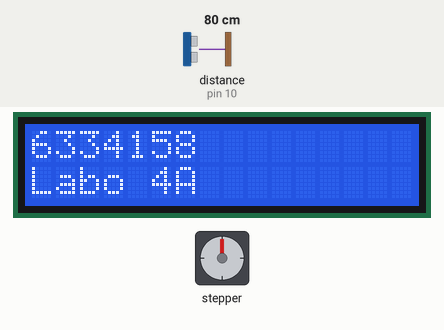
A sketch run on a simulated Arduino Uno, built with avr-gcc and run on an emulated ATmega328P. Shown: 16×2 character LCD, stepper motor. The inputs (shaded band) are chosen by the test bench; at power-on: distance to the obstacle (sensor on pin 10) 80 cm. The echo pulse lasts 58.3 µs per cm; stepper angles assume 2048 steps per turn; what the sketch prints to the serial monitor is not drawn.

Above: at 1.2 s.
1.3 s: distance to the obstacle (sensor on pin 10) set to 33 cm
At 2.6 s:
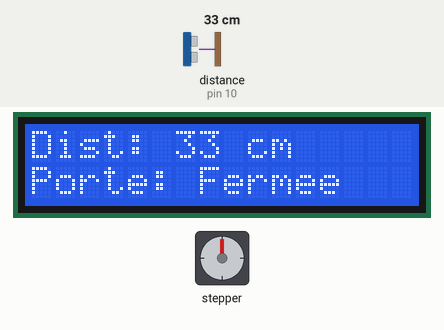
3.6 s: distance to the obstacle (sensor on pin 10) set to 27 cm
At 3.8 s:
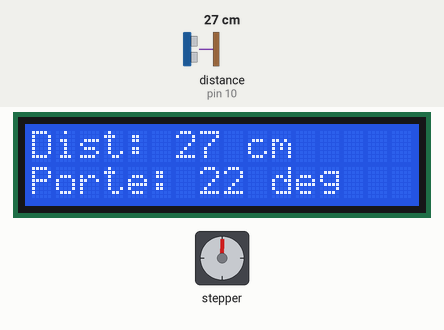
5.4 s: distance to the obstacle (sensor on pin 10) set to 55 cm
At 6.3 s:
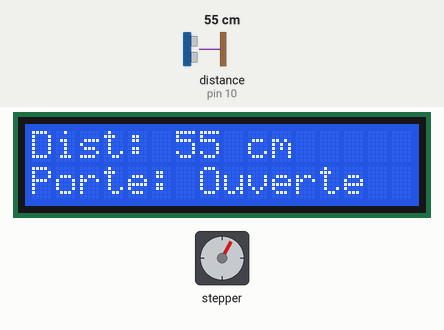
7.3 s: distance to the obstacle (sensor on pin 10) set to 63 cm
At 7.47 s:
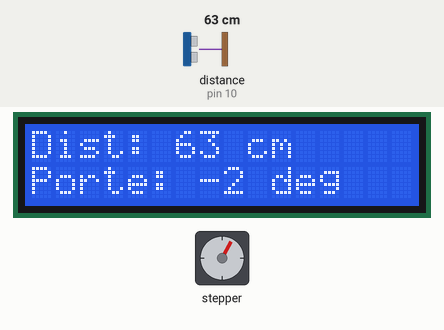
8.9 s: distance to the obstacle (sensor on pin 10) set to 4 cm
At 9.32 s:
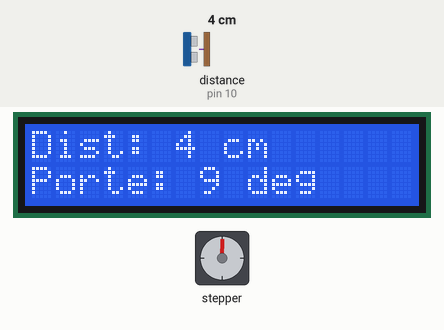
Timing chart, 0 to 11.4 s (numbered marks = the images above; inputs shaded):
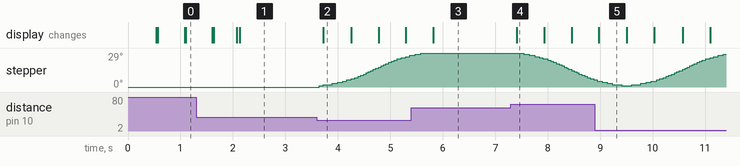

The sketch:

Labo04A.ino
```cpp
#include <Wire.h>
#include <LCD_I2C.h>
#include <HCSR04.h>
#include <AccelStepper.h>

#define MOTOR_INTERFACE_TYPE 4

#define TRIGGER_PIN 9
#define ECHO_PIN 10

#define IN_1 53
#define IN_2 51
#define IN_3 49
#define IN_4 47

AccelStepper myStepper(MOTOR_INTERFACE_TYPE, IN_1, IN_3, IN_2, IN_4);
LCD_I2C lcd(0x27, 16, 2);
HCSR04 hc(TRIGGER_PIN, ECHO_PIN);

// États de la porte
enum State {FERME, OUVERTURE, OUVERT, FERMETURE};
State etatPorte = FERME;

// Variables globales
long distance;
unsigned long previousTime = 0;
unsigned long dernierSerial = 0;
unsigned long lastLCDUpdate = 0;
unsigned long lastStartupDisplay = 0;
bool startupDisplayed = false;

long int closed = 10, opened = 170;
int distanceOpen = 30, distanceClose = 60;
int nullValue = 0;
long uneTour = 2038;

void setup() {
    Serial.begin(9600);
    pinMode(TRIGGER_PIN, OUTPUT);
    pinMode(ECHO_PIN, INPUT);

    lcd.begin();
    lcd.backlight();

    myStepper.setMaxSpeed(255.0); // Ajustement pour 2 secondes
    myStepper.setAcceleration(127.5); // Ajustement pour 2 secondes
    myStepper.setSpeed(255);
    myStepper.setCurrentPosition(closed);

    lastStartupDisplay = millis();
}

void updateStartupDisplay() {
  unsigned long rate = 2000;
  String da = "6334158     ";
    if (!startupDisplayed && millis() - lastStartupDisplay < rate) {
        lcd.setCursor(0, 0);
        lcd.print(da);
        lcd.setCursor(0, 1);
        lcd.print("Labo 4A           ");
    } else if (!startupDisplayed) {
        lcd.clear();
        startupDisplayed = true;
    }
}

void updateDistance() {
  unsigned long rate = 50;
    unsigned long currentTime = millis();
    if (currentTime - previousTime >= rate) {
        distance = mesurerDistance();
        previousTime = currentTime;
    }

}

long mesurerDistance() {
    long duration;
    long distanceMesure = hc.dist();

    return distanceMesure ;
}

void gererPorte() {
    switch (etatPorte) {
        case FERME:
            if (distance < distanceOpen) {
                etatPorte = OUVERTURE;
                myStepper.enableOutputs();
                myStepper.moveTo(opened);
            }
            break;
        case OUVERTURE:
            if (myStepper.distanceToGo() == nullValue) {
                etatPorte = OUVERT;
                myStepper.disableOutputs();
            }
            break;
        case OUVERT:
            if (distance > distanceClose) {
                etatPorte = FERMETURE;
                myStepper.enableOutputs();
                myStepper.moveTo(closed);
            }
            break;
        case FERMETURE:
            if (myStepper.distanceToGo() == nullValue) {
                etatPorte = FERME;
                myStepper.disableOutputs();
            }
            break;
    }
    myStepper.run();
}

void afficherLCD() {
  unsigned long rate = 500;
  long mapIndex = map(myStepper.distanceToGo(), nullValue , uneTour,closed,opened);
    if (millis() - lastLCDUpdate >= rate) { // Mise à jour toutes les 500ms
        lcd.setCursor(0, 0);
        lcd.print("Dist: ");
        lcd.print(distance);
        lcd.print(" cm  ");

        lcd.setCursor(0, 1);
        lcd.print("Porte: ");
        if (etatPorte == FERME) {
            lcd.print("Fermee  ");
        } else if (etatPorte == OUVERT) {
            lcd.print("Ouverte  ");
        } else {
            lcd.print(mapIndex);
            lcd.print(" deg ");
        }
        lastLCDUpdate = millis();
    }
}

void envoyerSerial() {
  String da = "6334158";
   unsigned long rate = 100;
    unsigned long currentTime = millis();
    if (currentTime - dernierSerial >= rate) {
        Serial.print("etd:" + da + ",dist:");
        Serial.print(distance);
        Serial.print(",etat:");
        Serial.println(etatPorte);
        dernierSerial = currentTime;
    }
}

void loop() {
    updateStartupDisplay();
    updateDistance();
    gererPorte();
    afficherLCD();
    envoyerSerial();
}
```

Measured:
- the behaviour switches between 30 and 29 cm on distance to the obstacle (sensor on pin 10) (found by bisection; images 1 and 2)
- the behaviour switches between 60 and 61 cm on distance to the obstacle (sensor on pin 10) (found by bisection; images 3 and 4)
- after the input at 3.6 s, stepper: keeps turning clockwise at about 16°/s, starting after 0.05 s; the display: changes after 0.12 s (image 2)
- after the input at 5.4 s, the display: changes after 0.42 s (image 3)
- after the input at 7.3 s, stepper: keeps turning counter-clockwise at about 17°/s, starting after 0.24 s; the display: changes after 0.11 s (image 4)
- what the display in image 2 shows lasts 0.6 s, from 3.7 s to 4.3 s
